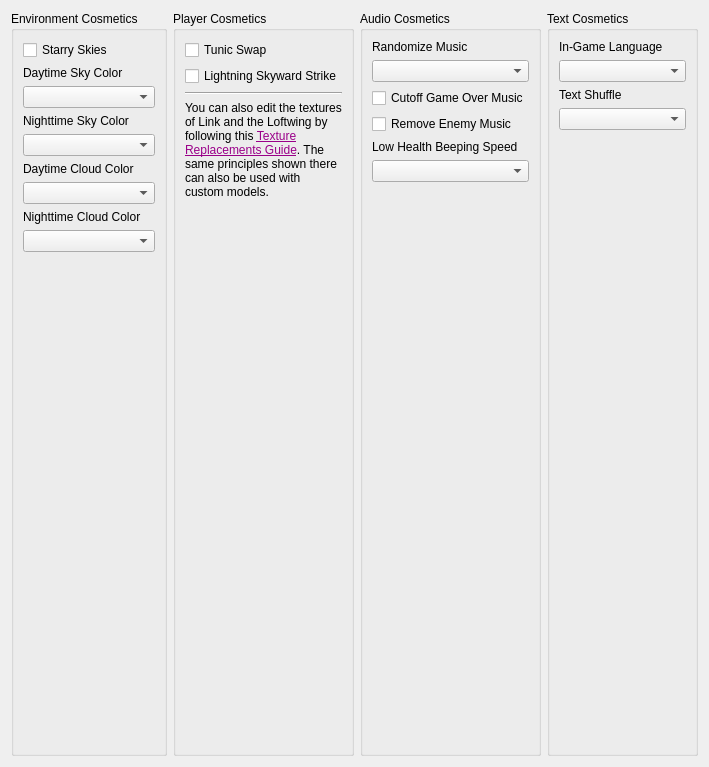
      <widget class="QWidget" name="cosmetics_tab">
       <attribute name="title">
        <string>Cosmetics</string>
       </attribute>
       <layout class="QHBoxLayout" name="horizontalLayout_2" stretch="1,1,1,1">
        <item>
         <widget class="QGroupBox" name="environment_cosmetics_group_box">
          <property name="title">
           <string>Environment Cosmetics</string>
          </property>
          <layout class="QVBoxLayout" name="verticalLayout_33">
           <item>
            <widget class="RandoTriStateCheckBox" name="setting_starry_skies">
             <property name="text">
              <string>Starry Skies</string>
             </property>
            </widget>
           </item>
           <item>
            <widget class="QLabel" name="daytime_sky_color_label">
             <property name="text">
              <string>Daytime Sky Color</string>
             </property>
            </widget>
           </item>
           <item>
            <widget class="QComboBox" name="setting_daytime_sky_color"/>
           </item>
           <item>
            <widget class="QLabel" name="nighttime_sky_color_label">
             <property name="text">
              <string>Nighttime Sky Color</string>
             </property>
            </widget>
           </item>
           <item>
            <widget class="QComboBox" name="setting_nighttime_sky_color"/>
           </item>
           <item>
            <widget class="QLabel" name="daytime_cloud_color_label">
             <property name="text">
              <string>Daytime Cloud Color</string>
             </property>
            </widget>
           </item>
           <item>
            <widget class="QComboBox" name="setting_daytime_cloud_color"/>
           </item>
           <item>
            <widget class="QLabel" name="nighttime_cloud_color_label">
             <property name="text">
              <string>Nighttime Cloud Color</string>
             </property>
            </widget>
           </item>
           <item>
            <widget class="QComboBox" name="setting_nighttime_cloud_color"/>
           </item>
           <item>
            <spacer name="environment_cosmetics_vspacer">
             <property name="orientation">
              <enum>Qt::Orientation::Vertical</enum>
             </property>
             <property name="sizeHint" stdset="0">
              <size>
               <width>20</width>
               <height>40</height>
              </size>
             </property>
            </spacer>
           </item>
          </layout>
         </widget>
        </item>
        <item>
         <widget class="QGroupBox" name="player_cosmetics_group_box">
          <property name="title">
           <string>Player Cosmetics</string>
          </property>
          <layout class="QVBoxLayout" name="verticalLayout_37">
           <item>
            <widget class="RandoTriStateCheckBox" name="setting_tunic_swap">
             <property name="text">
              <string>Tunic Swap</string>
             </property>
            </widget>
           </item>
           <item>
            <widget class="RandoTriStateCheckBox" name="setting_lightning_skyward_strike">
             <property name="text">
              <string>Lightning Skyward Strike</string>
             </property>
            </widget>
           </item>
           <item>
            <widget class="Line" name="player_cosmetics_hline">
             <property name="orientation">
              <enum>Qt::Orientation::Horizontal</enum>
             </property>
            </widget>
           </item>
           <item>
            <widget class="QLabel" name="player_cosmetics_texture_gude_label">
             <property name="text">
              <string>&lt;html&gt;&lt;head/&gt;&lt;body&gt;&lt;p&gt;You can also edit the textures of Link and the Loftwing by following this &lt;a href=&quot;https://docs.google.com/document/d/1Eq1rXcjwRpVjp-5ugpQAsjmZy5QuGi7KAOkvpWoQkqc&quot;&gt;&lt;span style=&quot; text-decoration: underline; color:#9a0089;&quot;&gt;Texture Replacements Guide&lt;/span&gt;&lt;/a&gt;. The same principles shown there can also be used with custom models.&lt;/p&gt;&lt;/body&gt;&lt;/html&gt;</string>
             </property>
             <property name="textFormat">
              <enum>Qt::TextFormat::RichText</enum>
             </property>
             <property name="wordWrap">
              <bool>true</bool>
             </property>
             <property name="openExternalLinks">
              <bool>true</bool>
             </property>
             <property name="textInteractionFlags">
              <set>Qt::TextInteractionFlag::LinksAccessibleByKeyboard|Qt::TextInteractionFlag::LinksAccessibleByMouse</set>
             </property>
            </widget>
           </item>
           <item>
            <spacer name="player_cosmetics_vspacer">
             <property name="orientation">
              <enum>Qt::Orientation::Vertical</enum>
             </property>
             <property name="sizeHint" stdset="0">
              <size>
               <width>20</width>
               <height>545</height>
              </size>
             </property>
            </spacer>
           </item>
          </layout>
         </widget>
        </item>
        <item>
         <widget class="QGroupBox" name="audio_cosmetics_group_box">
          <property name="title">
           <string>Audio Cosmetics</string>
          </property>
          <layout class="QVBoxLayout" name="verticalLayout_35">
           <item>
            <widget class="QLabel" name="randomize_music_label">
             <property name="text">
              <string>Randomize Music</string>
             </property>
            </widget>
           </item>
           <item>
            <widget class="QComboBox" name="setting_randomize_music"/>
           </item>
           <item>
            <widget class="RandoTriStateCheckBox" name="setting_cutoff_game_over_music">
             <property name="text">
              <string>Cutoff Game Over Music</string>
             </property>
            </widget>
           </item>
           <item>
            <widget class="RandoTriStateCheckBox" name="setting_remove_enemy_music">
             <property name="text">
              <string>Remove Enemy Music</string>
             </property>
            </widget>
           </item>
           <item>
            <widget class="QLabel" name="low_health_beeping_speed_label">
             <property name="text">
              <string>Low Health Beeping Speed</string>
             </property>
            </widget>
           </item>
           <item>
            <widget class="QComboBox" name="setting_low_health_beeping_speed"/>
           </item>
           <item>
            <spacer name="audio_cosmetics_vspacer">
             <property name="orientation">
              <enum>Qt::Orientation::Vertical</enum>
             </property>
             <property name="sizeHint" stdset="0">
              <size>
               <width>20</width>
               <height>545</height>
              </size>
             </property>
            </spacer>
           </item>
          </layout>
         </widget>
        </item>
        <item>
         <widget class="QGroupBox" name="text_cosmetics_group_box">
          <property name="title">
           <string>Text Cosmetics</string>
          </property>
          <layout class="QVBoxLayout" name="verticalLayout_36">
           <item>
            <widget class="QLabel" name="language_label">
             <property name="text">
              <string>In-Game Language</string>
             </property>
            </widget>
           </item>
           <item>
            <widget class="QComboBox" name="setting_language"/>
           </item>
           <item>
            <widget class="QLabel" name="text_shuffle_label">
             <property name="text">
              <string>Text Shuffle</string>
             </property>
            </widget>
           </item>
           <item>
            <widget class="QComboBox" name="setting_text_shuffle"/>
           </item>
           <item>
            <spacer name="text_cosmetics_vspacer">
             <property name="orientation">
              <enum>Qt::Orientation::Vertical</enum>
             </property>
             <property name="sizeHint" stdset="0">
              <size>
               <width>20</width>
               <height>522</height>
              </size>
             </property>
            </spacer>
           </item>
          </layout>
         </widget>
        </item>
       </layout>
      </widget>
